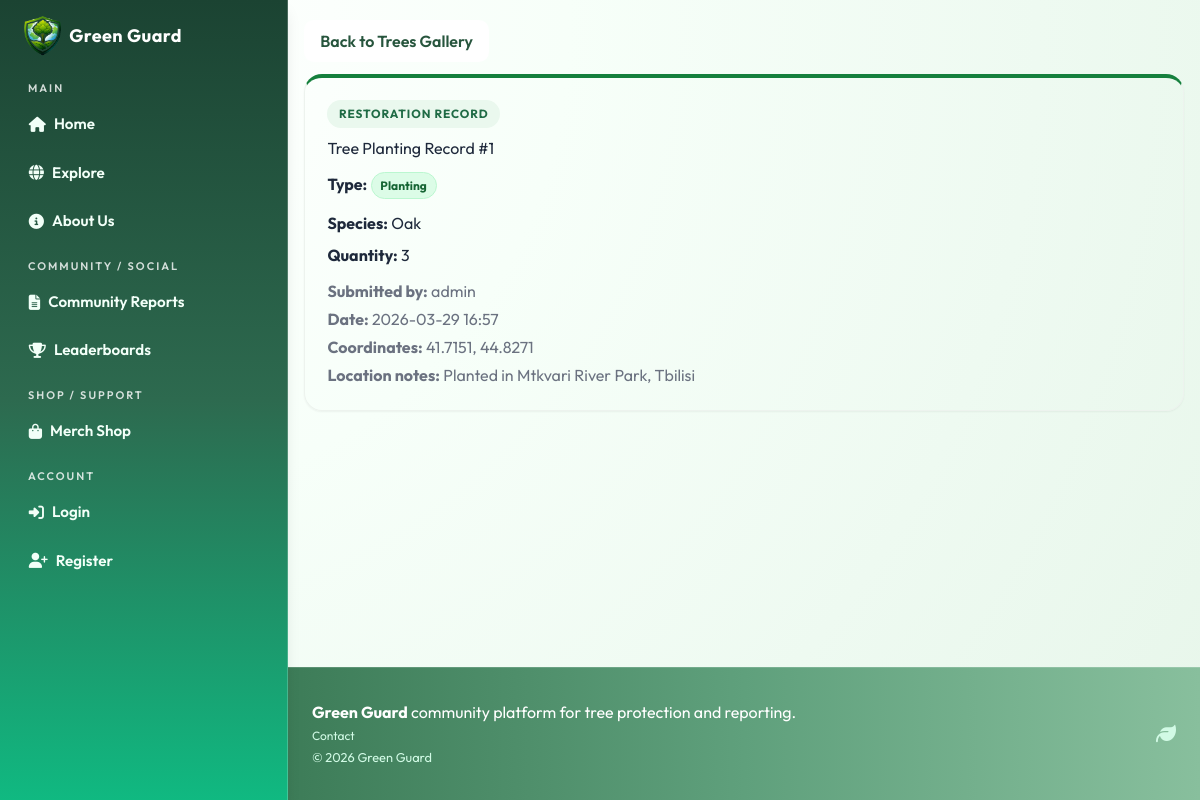
/reports/trees/1, run on an earlier commit of the app's database.
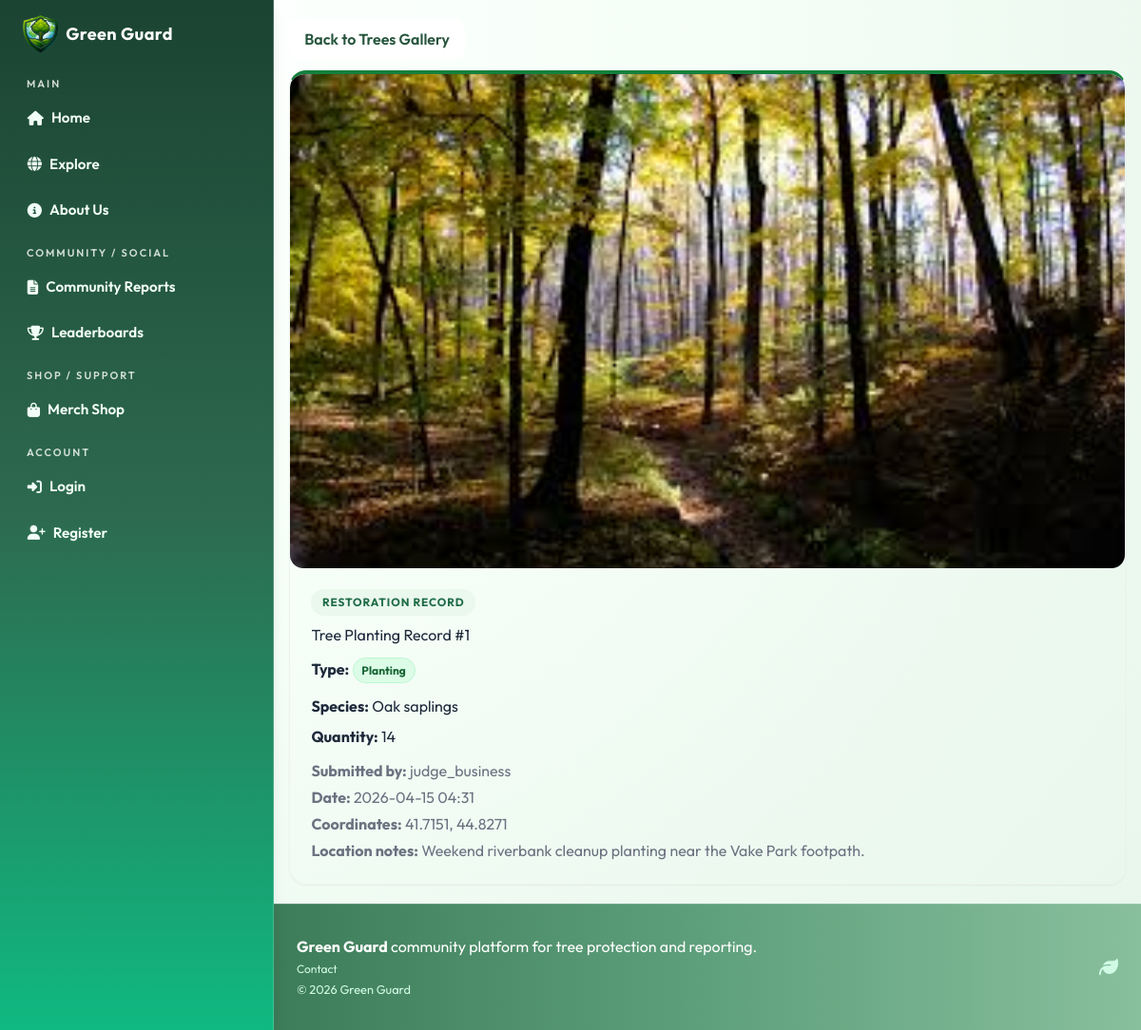
And on a later commit of the database.
### models.py (models this page shows, shortened)
class TreeRecord(db.Model):
    id = db.Column(db.Integer, primary_key=True)
    species = db.Column(db.String(120), nullable=False)
    quantity = db.Column(db.Integer, default=1, nullable=False)
    latitude = db.Column(db.Float, nullable=False)
    longitude = db.Column(db.Float, nullable=False)
    location_notes = db.Column(db.String(255))
    image_filename = db.Column(db.String(255))
    created_at = db.Column(
        db.DateTime, default=datetime.utcnow, nullable=False)
    user_id = db.Column(db.Integer, db.ForeignKey("user.id"), nullable=False)
    campaign_id = db.Column(
        db.Integer, db.ForeignKey("campaign.id"), nullable=True)

class User(UserMixin, db.Model):
    id = db.Column(db.Integer, primary_key=True)
    username = db.Column(db.String(80), unique=True, nullable=False)
    email = db.Column(db.String(120), unique=True, nullable=False)
    password_hash = db.Column(db.String(255), nullable=False)
    role = db.Column(db.String(30), default="individual", nullable=False)
    is_admin = db.Column(db.Boolean, default=False, nullable=False)
    verification_status = db.Column(
        db.String(20), default="approved", nullable=False
    )
    verified_at = db.Column(db.DateTime)
    verified_by_id = db.Column(db.Integer, db.ForeignKey("user.id"))
    created_at = db.Column(
        db.DateTime, default=datetime.utcnow, nullable=False)
    verified_by = db.relationship(
        "User",
        remote_side=[id],
        foreign_keys=[verified_by_id],
        post_update=True,
    )
    tree_records = db.relationship(
        "TreeRecord", backref="user", lazy=True, cascade="all, delete-orphan"
    )
    cutting_reports = db.relationship(
        "CuttingReport", backref="user", lazy=True, cascade="all, delete-orphan"
    )
    volunteer_signups = db.relationship(
        "VolunteerCampaignSignup", backref="user", lazy=True, cascade="all, delete-orphan"
    )
    support_donations = db.relationship(
        "SupportDonation", backref="user", lazy=True, cascade="all, delete-orphan"
    )
    created_campaigns = db.relationship(
        "Campaign", backref="creator", lazy=True, foreign_keys="Campaign.creator_user_id"
    )
    merch_purchases = db.relationship(
        "MerchPurchase", backref="user", lazy=True, cascade="all, delete-orphan"
    )

### routes/reports.py (the view)
@reports_bp.route("/reports/trees/<int:tree_id>")
def tree_detail(tree_id):
    tree = TreeRecord.query.get_or_404(tree_id)
    delete_form = DeleteForm()
    return render_template("volunteers/tree_detail.html", tree=tree, delete_form=delete_form)

### templates/volunteers/tree_detail.html (shortened to what this page needs)
{% extends 'base.html' %}
{% block content %}
  <section class="container my-5 gg-report-shell">
    <div class="mb-3">
      <a href="{{ url_for('reports.trees_gallery') }}" class="btn gg-btn-soft">Back to Trees Gallery</a>
    </div>
    <article class="card shadow-sm gg-report-detail-card gg-report-detail-success">
      {% if tree.image_filename %}
        {% if tree.image_filename.lower().endswith('.mp4') or tree.image_filename.lower().endswith('.mov') or tree.image_filename.lower().endswith('.webm') %}
          <video controls class="card-img-top gg-detail-image">
            <source src="{{ media_url(tree.image_filename) }}" />Your browser does not support video playback.
          </video>
        {% else %}
          <img src="{{ media_url(tree.image_filename) }}" class="card-img-top gg-detail-image" alt="Tree planting image" />
        {% endif %}
      {% endif %}
      <div class="card-body">
        <p class="gg-report-kicker mb-2">Restoration Record</p>
        <h1 class="h4 mb-3">Tree Planting Record #{{ tree.id }}</h1>
        <p class="mb-3">
          <strong>Type:</strong> <span class="badge gg-report-status-success text-uppercase">Planting</span>
        </p>
        <p class="mb-2">
          <strong>Species:</strong> {{ tree.species }}
        </p>
        <p class="mb-3">
          <strong>Quantity:</strong> {{ tree.quantity }}
        </p>
        <p class="mb-1 text-muted">
          <strong>Submitted by:</strong> {{ tree.user.username }}
        </p>
        <p class="mb-1 text-muted">
          <strong>Date:</strong> {{ tree.created_at.strftime('%Y-%m-%d %H:%M') }}
        </p>
        <p class="mb-1 text-muted">
          <strong>Coordinates:</strong> {{ tree.latitude }}, {{ tree.longitude }}
        </p>
        {% if tree.location_notes %}
          <p class="mb-0 text-muted">
            <strong>Location notes:</strong> {{ tree.location_notes }}
          </p>
        {% endif %}
      </div>
    </article>
  </section>
{% endblock %}

What changed in the data, as far as the page shows it:
no longer on this page (row unchanged): User: user.username "admin"
changed TreeRecord id 1: image_filename: picture added; species "Oak" → "Oak saplings"; quantity "3" → "14"; created_at "2026-03-29 16:57" → "2026-04-15 04:31"; location_notes "Planted in Mtkvari River Park, Tbilisi" → "Weekend riverbank cleanup planting near the Vake Park footpath."
added User: user.username "judge_business"
